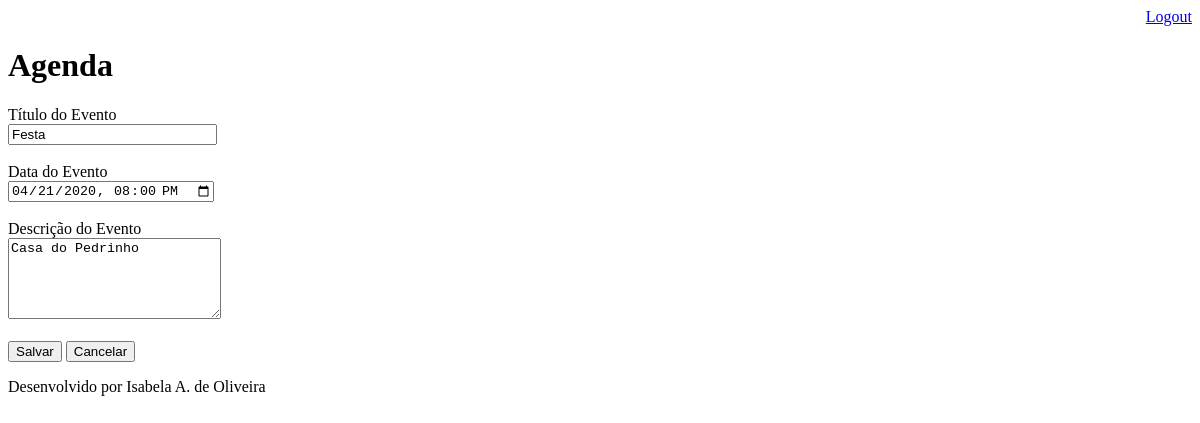
/agenda/evento/?id=5 (signed in), run on an earlier commit of the app's database.
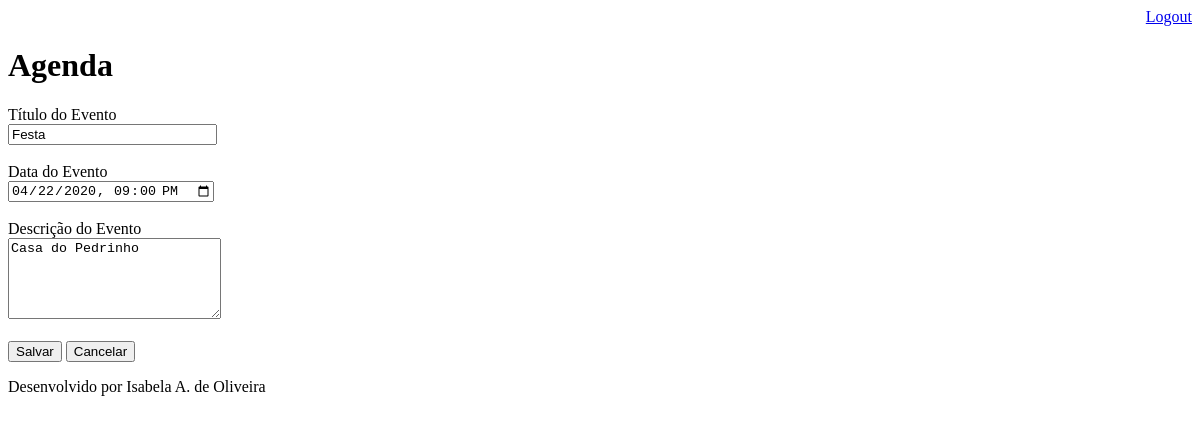
And on a later commit of the database.
### core/models.py (models this page shows, shortened)
class Evento(models.Model):
    titulo = models.CharField(max_length=100)
    descricao = models.TextField(blank=True, null=True)
    data_evento = models.DateTimeField(verbose_name='Data do Evento')
    data_criacao = models.DateTimeField(auto_now=True, verbose_name='Data de Criação')
    usuario = models.ForeignKey(User, on_delete=models.CASCADE)
    class Meta:  # Metadados, para definir o nome da tabela
        db_table = 'evento'
    def get_data_input_evento(self):
        return self.data_evento.strftime('%Y-%m-%dT%H:%M')

### core/views.py (the view)
# urls.py: path('agenda/evento/', views.evento),
@login_required(login_url='/login/')
def evento(request):
    id_evento = request.GET.get('id')
    dados = {}
    if id_evento:
        dados['evento'] = Evento.objects.get(id=id_evento)
    return render(request, 'evento.html', dados)

### templates/evento.html (shortened to what this page needs)
<!DOCTYPE html>
{% extends "model-page.html" %}
{% block content %}
    <form action="submit" method="POST"> {% csrf_token %}
        <label>Título do Evento</label>
        <br>
        <input type="text" name="titulo" size="23" value="{{ evento.titulo }}">
        <br><br>
        <label>Data do Evento</label>
        <br>
        <input type="datetime-local" name="data_evento" value="{{ evento.get_data_input_evento }}">
        <br><br>
        <label>Descrição do Evento</label>
        <br>
        <textarea name="descricao" rows="5" cols="24">{{ evento.descricao }}</textarea>
        <br><br>
        <button type="submit">Salvar</button>
        <a href="/">
            <button type="button">Cancelar</button>
        </a>
    </form>
{% endblock %}

What changed in the data, as far as the page shows it:
changed Evento "Festa": data_evento "04/21/2020 20:00" → "04/22/2020 21:00"
